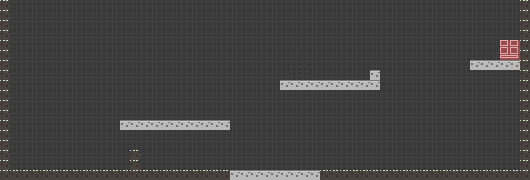

Below is a game level as drawn by its tile map, then a one-line description and the .tmx file that defines it, in full:
An orthogonal 53x18 tile map with 10x10 px tiles, 3 tile layers (Tile Layer 3, Tile Layer 2, Tile Layer 1) and 4 objects (1, 2, enemy).

<map version="1.2" tiledversion="1.2.4" orientation="orthogonal" renderorder="right-down" width="53" height="18" tilewidth="10" tileheight="10" infinite="0" nextlayerid="7" nextobjectid="22">
 <tileset firstgid="1" name="tiles" tilewidth="10" tileheight="10" spacing="2" margin="2" tilecount="64" columns="8">
  <image source="tiles.png" width="100" height="100" />
 </tileset>
 <layer id="3" name="Tile Layer 3" width="53" height="18">
  <properties>
   <property name="noCollision" value="" />
  </properties>
  <data encoding="csv">
0,0,0,0,0,0,0,0,0,0,0,0,0,0,0,0,0,0,0,0,0,0,0,0,0,0,0,0,0,0,0,0,0,0,0,0,0,0,0,0,0,0,0,0,0,0,0,0,0,0,0,0,0,
0,0,0,0,0,0,0,0,0,0,0,0,0,0,0,0,0,0,0,0,0,0,0,0,0,0,0,0,0,0,0,0,0,0,0,0,0,0,0,0,0,0,0,0,0,0,0,0,0,0,0,0,0,
0,0,0,0,0,0,0,0,0,0,0,0,0,0,0,0,0,0,0,0,0,0,0,0,0,0,0,0,0,0,0,0,0,0,0,0,0,0,0,0,0,0,0,0,0,0,0,0,0,0,0,0,0,
0,0,0,0,0,0,0,0,0,0,0,0,0,0,0,0,0,0,0,0,0,0,0,0,0,0,0,0,0,0,0,0,0,0,0,0,0,0,0,0,0,0,0,0,0,0,0,0,0,0,0,0,0,
0,0,0,0,0,0,0,0,0,0,0,0,0,0,0,0,0,0,0,0,0,0,0,0,0,0,0,0,0,0,0,0,0,0,0,0,0,0,0,0,0,0,0,0,0,0,0,0,0,0,0,0,0,
0,0,0,0,0,0,0,0,0,0,0,0,0,0,0,0,0,0,0,0,0,0,0,0,0,0,0,0,0,0,0,0,0,0,0,0,0,0,0,0,0,0,0,0,0,0,0,0,0,0,0,0,0,
0,0,0,0,0,0,0,0,0,0,0,0,0,0,0,0,0,0,0,0,0,0,0,0,0,0,0,0,0,0,0,0,0,0,0,0,0,0,0,0,0,0,0,0,0,0,0,0,0,0,0,0,0,
0,0,0,0,0,0,0,0,0,0,0,0,0,0,0,0,0,0,0,0,0,0,0,0,0,0,0,0,0,0,0,0,0,0,0,0,0,0,0,0,0,0,0,0,0,0,0,0,0,0,0,0,0,
0,0,0,0,0,0,0,0,0,0,0,0,0,0,0,0,0,0,0,0,0,0,0,0,0,0,0,0,0,0,0,0,0,0,0,0,0,0,0,0,0,0,0,0,0,0,0,0,0,0,0,0,0,
0,0,0,0,0,0,0,0,0,0,0,0,0,0,0,0,0,0,0,0,0,0,0,0,0,0,0,0,0,0,0,0,0,0,0,0,0,0,0,0,0,0,0,0,0,0,0,0,0,0,0,0,0,
0,0,0,0,0,0,0,0,0,0,0,0,0,0,0,0,0,0,0,0,0,0,0,0,0,0,0,0,0,0,0,0,0,0,0,0,0,0,0,0,0,0,0,0,0,0,0,0,0,0,0,0,0,
0,0,0,0,0,0,0,0,0,0,0,0,0,0,0,0,0,0,0,0,0,0,0,0,0,0,0,0,0,0,0,0,0,0,0,0,0,0,0,0,0,0,0,0,0,0,0,0,0,0,0,0,0,
0,0,0,0,0,0,0,0,0,0,0,0,0,0,0,0,0,0,0,0,0,0,0,0,0,0,0,0,0,0,0,0,0,0,0,0,0,0,0,0,0,0,0,0,0,0,0,0,0,0,0,0,0,
0,0,0,0,0,0,0,0,0,0,0,0,0,0,0,0,0,0,0,0,0,0,0,0,0,0,0,0,0,0,0,0,0,0,0,0,0,0,0,0,0,0,0,0,0,0,0,0,0,0,0,0,0,
0,0,0,0,0,0,0,0,0,0,0,0,0,0,0,0,0,0,0,0,0,0,0,0,0,0,0,0,0,0,0,0,0,0,0,0,0,0,0,0,0,0,0,0,0,0,0,0,0,0,0,0,0,
0,0,0,0,0,0,0,0,0,0,0,0,0,0,0,0,0,0,0,0,0,0,0,0,0,0,0,0,0,0,0,0,0,0,0,0,0,0,0,0,0,0,0,0,0,0,0,0,0,0,0,0,0,
0,0,0,0,0,0,0,0,0,0,0,0,0,0,0,0,0,0,0,0,0,0,0,0,0,0,0,0,0,0,0,0,0,0,0,0,0,0,0,0,0,0,0,0,0,0,0,0,0,0,0,0,0,
0,0,0,0,0,0,0,0,0,0,0,0,0,0,0,0,0,0,0,0,0,0,0,0,0,0,0,0,0,0,0,0,0,0,0,0,0,0,0,0,0,0,0,0,0,0,0,0,0,0,0,0,0
</data>
 </layer>
 <layer id="2" name="Tile Layer 2" width="53" height="18">
  <properties>
   <property name="noCollision" value="" />
  </properties>
  <data encoding="csv">
33,34,33,34,33,34,33,34,33,34,33,34,33,34,33,34,33,34,33,34,33,34,33,34,33,34,33,34,33,34,33,34,33,34,33,34,33,34,33,34,33,34,33,34,33,34,33,34,33,34,33,34,33,
41,42,41,42,41,42,41,42,41,42,41,42,41,42,41,42,41,42,41,42,41,42,41,42,41,42,41,42,41,42,41,42,41,42,41,42,41,42,41,42,41,42,41,42,41,42,41,42,41,42,41,42,41,
33,34,33,34,33,34,33,34,33,34,33,34,33,34,33,34,33,34,33,34,33,34,33,34,33,34,33,34,33,34,33,34,33,34,33,34,33,34,33,34,33,34,33,34,33,34,33,34,33,34,33,34,33,
41,42,41,42,41,42,41,42,41,42,41,42,41,42,41,42,41,42,41,42,41,42,41,42,41,42,41,42,41,42,41,42,41,42,41,42,41,42,41,42,41,42,41,42,41,42,41,42,41,42,41,42,41,
33,34,33,34,33,34,33,34,33,34,33,34,33,34,33,34,33,34,33,34,33,34,33,34,33,34,33,34,33,34,33,34,33,34,33,34,33,34,33,34,33,34,33,34,33,34,33,34,33,34,33,34,33,
41,42,41,42,41,42,41,42,41,42,41,42,41,42,41,42,41,42,41,42,41,42,41,42,41,42,41,42,41,41,42,42,41,42,41,42,41,42,41,42,41,42,41,42,41,42,41,42,41,42,41,42,41,
33,34,33,34,33,34,33,34,33,34,33,34,33,34,33,34,33,34,33,34,33,34,33,34,33,34,33,34,33,33,34,34,33,34,33,34,33,34,33,34,33,34,33,34,33,34,33,34,33,34,33,34,33,
41,42,41,42,41,42,41,42,41,42,41,42,41,42,41,42,41,42,41,42,41,42,41,42,41,42,41,42,41,33,34,42,41,42,41,42,41,42,41,42,41,42,41,42,41,42,41,42,41,42,41,42,41,
33,34,33,34,33,34,33,34,33,34,33,34,33,34,33,34,33,34,33,34,33,34,33,34,33,34,33,34,33,34,33,34,33,34,33,34,33,34,33,34,33,34,33,34,33,34,33,34,33,34,33,34,33,
41,42,41,42,41,42,41,42,41,42,41,42,41,42,41,42,41,42,41,42,41,42,41,42,41,42,41,42,41,42,41,42,41,42,41,42,41,42,41,42,41,42,41,42,41,42,41,42,41,42,41,42,41,
33,34,33,34,33,34,33,34,33,34,33,34,33,34,33,34,33,34,33,34,33,34,33,34,33,34,33,34,33,34,33,34,33,34,33,34,33,34,33,34,33,34,33,34,33,34,33,34,33,34,33,34,33,
41,42,41,42,41,42,41,42,41,42,41,42,41,42,41,42,41,42,41,42,41,42,41,42,41,42,41,42,41,42,41,42,41,42,41,42,41,42,41,42,41,42,41,42,41,42,41,42,41,42,41,42,41,
33,34,33,34,33,34,33,34,33,34,33,34,33,34,33,34,33,34,33,34,33,34,33,34,33,34,33,34,33,34,33,34,33,34,33,34,33,34,33,34,33,34,33,34,33,34,33,34,33,34,33,34,33,
41,42,41,42,41,42,41,42,41,42,41,42,41,42,41,42,41,42,41,42,41,42,41,42,41,42,41,42,41,42,41,42,41,42,41,42,41,42,41,42,41,42,41,42,41,42,41,42,41,42,41,42,41,
33,34,33,34,33,34,33,34,33,34,33,34,33,34,33,34,33,34,33,34,33,34,33,34,33,34,33,34,33,34,33,34,33,34,33,34,33,34,33,34,33,34,33,34,33,34,33,34,33,34,33,34,33,
41,42,41,42,41,42,41,42,41,42,41,42,41,42,41,42,41,42,41,42,41,42,41,42,41,42,41,42,41,42,41,42,41,42,41,42,41,42,41,42,41,42,41,42,41,42,41,42,41,42,41,42,41,
33,34,33,34,33,34,33,34,33,34,33,34,33,34,33,34,33,34,33,34,33,34,33,34,33,34,33,34,33,34,33,34,33,34,33,34,33,34,33,34,33,34,33,34,33,34,33,34,33,34,33,34,33,
41,42,41,42,41,42,41,42,41,42,41,42,41,42,41,42,41,42,41,42,41,42,41,42,41,42,41,42,41,42,41,42,41,42,41,42,41,42,41,42,41,42,41,42,41,42,41,42,41,42,41,42,41
</data>
 </layer>
 <layer id="1" name="Tile Layer 1" width="53" height="18">
  <data encoding="csv">
1,0,0,0,0,0,0,0,0,0,0,0,0,0,0,0,0,0,0,0,0,0,0,0,0,0,0,0,0,0,0,0,0,0,0,0,0,0,0,0,0,0,0,0,0,0,0,0,0,0,0,0,1,
1,0,0,0,0,0,0,0,0,0,0,0,0,0,0,0,0,0,0,0,0,0,0,0,0,0,0,0,0,0,0,0,0,0,0,0,0,0,0,0,0,0,0,0,0,0,0,0,0,0,0,0,1,
1,0,0,0,0,0,0,0,0,0,0,0,0,0,0,0,0,0,0,0,0,0,0,0,0,0,0,0,0,0,0,0,0,0,0,0,0,0,0,0,0,0,0,0,0,0,0,0,0,0,0,0,1,
1,0,0,0,0,0,0,0,0,0,0,0,0,0,0,0,0,0,0,0,0,0,0,0,0,0,0,0,0,0,0,0,0,0,0,0,0,0,0,0,0,0,0,0,0,0,0,0,0,0,0,0,1,
1,0,0,0,0,0,0,0,0,0,0,0,0,0,0,0,0,0,0,0,0,0,0,0,0,0,0,0,0,0,0,0,0,0,0,0,0,0,0,0,0,0,0,0,0,0,0,0,0,0,9,10,1,
1,0,0,0,0,0,0,0,0,0,0,0,0,0,0,0,0,0,0,0,0,0,0,0,0,0,0,0,0,0,0,0,0,0,0,0,0,0,0,0,0,0,0,0,0,0,0,0,0,0,17,18,1,
1,0,0,0,0,0,0,0,0,0,0,0,0,0,0,0,0,0,0,0,0,0,0,0,0,0,0,0,0,0,0,0,0,0,0,0,0,0,0,0,0,0,0,0,0,0,0,2,2,2,2,2,1,
1,0,0,0,0,0,0,0,0,0,0,0,0,0,0,0,0,0,0,0,0,0,0,0,0,0,0,0,0,0,0,0,0,0,0,0,0,2,0,0,0,0,0,0,0,0,0,0,0,0,0,0,1,
1,0,0,0,0,0,0,0,0,0,0,0,0,0,0,0,0,0,0,0,0,0,0,0,0,0,0,0,2,2,2,2,2,2,2,2,2,2,0,0,0,0,0,0,0,0,0,0,0,0,0,0,1,
1,0,0,0,0,0,0,0,0,0,0,0,0,0,0,0,0,0,0,0,0,0,0,0,0,0,0,0,0,0,0,0,0,0,0,0,0,0,0,0,0,0,0,0,0,0,0,0,0,0,0,0,1,
1,0,0,0,0,0,0,0,0,0,0,0,0,0,0,0,0,0,0,0,0,0,0,0,0,0,0,0,0,0,0,0,0,0,0,0,0,0,0,0,0,0,0,0,0,0,0,0,0,0,0,0,1,
1,0,0,0,0,0,0,0,0,0,0,0,0,0,0,0,0,0,0,0,0,0,0,0,0,0,0,0,0,0,0,0,0,0,0,0,0,0,0,0,0,0,0,0,0,0,0,0,0,0,0,0,1,
1,0,0,0,0,0,0,0,0,0,0,0,2,2,2,2,2,2,2,2,2,2,2,0,0,0,0,0,0,0,0,0,0,0,0,0,0,0,0,0,0,0,0,0,0,0,0,0,0,0,0,0,1,
1,0,0,0,0,0,0,0,0,0,0,0,0,0,0,0,0,0,0,0,0,0,0,0,0,0,0,0,0,0,0,0,0,0,0,0,0,0,0,0,0,0,0,0,0,0,0,0,0,0,0,0,1,
1,0,0,0,0,0,0,0,0,0,0,0,0,0,0,0,0,0,0,0,0,0,0,0,0,0,0,0,0,0,0,0,0,0,0,0,0,0,0,0,0,0,0,0,0,0,0,0,0,0,0,0,1,
1,0,0,0,0,0,0,0,0,0,0,0,0,1,0,0,0,0,0,0,0,0,0,0,0,0,0,0,0,0,0,0,0,0,0,0,0,0,0,0,0,0,0,0,0,0,0,0,0,0,0,0,1,
1,0,0,0,0,0,0,0,0,0,0,0,0,1,0,0,0,0,0,0,0,0,0,0,0,0,0,0,0,0,0,0,0,0,0,0,0,0,0,0,0,0,0,0,0,0,0,0,0,0,0,0,1,
1,1,1,1,1,1,1,1,1,1,1,1,1,1,1,1,1,1,1,1,1,1,1,2,2,2,2,2,2,2,2,2,1,1,1,1,1,1,1,1,1,1,1,1,1,1,1,1,1,1,1,1,1
</data>
 </layer>
 <objectgroup id="6" name="Object Layer 1">
  <object id="15" x="500" y="40" width="20" height="19.9091" />
  <object id="18" type="1" x="510" y="50" />
  <object id="19" type="2" x="300.125" y="70.125" />
  <object id="21" type="enemy" x="150.667" y="141.667" width="365.667" height="20">
   <properties>
    <property name="enemy" type="int" value="300" />
   </properties>
  </object>
 </objectgroup>
</map>
